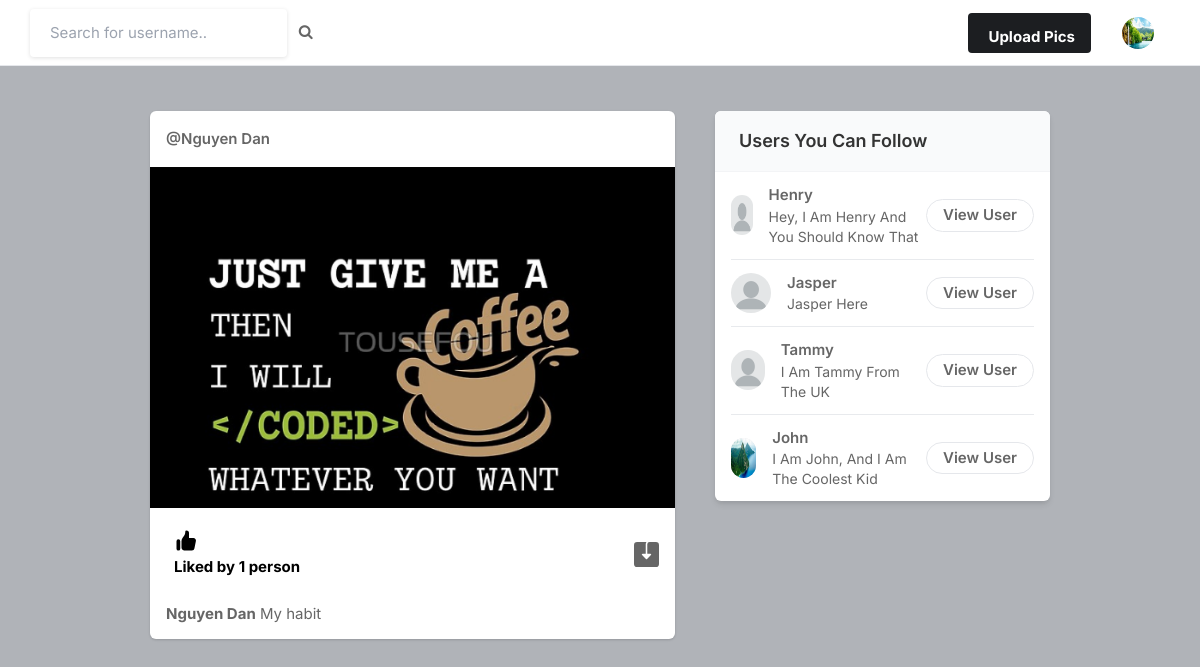
Page / (signed in) on the committed database.
### core/models.py (models this page shows, shortened)
class Profile(models.Model):
    user = models.ForeignKey(User, on_delete=models.CASCADE)
    id_user = models.IntegerField()
    bio = models.TextField(blank=True)
    profileimg = models.ImageField(upload_to='profile_images', default='blank-profile-picture.png')
    location = models.CharField(max_length=100, blank=True)

class Post(models.Model):
    id = models.UUIDField(primary_key=True, default=uuid.uuid4)
    user = models.CharField(max_length=100)
    image = models.ImageField(upload_to='post_images')
    caption = models.TextField()
    created_at = models.DateTimeField(default=datetime.now)
    no_of_likes = models.IntegerField(default=0)

### core/views.py (the view)
# urls.py: path('', views.index, name='index'),
@login_required(login_url='signin')
def index(request):
    user_object = User.objects.get(username=request.user.username)
    user_profile = Profile.objects.get(user=user_object)
    user_following_list = []
    feed = []
    user_following = FollowersCount.objects.filter(follower=request.user.username)
    for users in user_following:
        user_following_list.append(users.user)
    for usernames in user_following_list:
        feed_lists = Post.objects.filter(user=usernames)
        feed.append(feed_lists)
    feed_list = list(chain(*feed))
    all_users = User.objects.all()
    user_following_all = []
    for user in user_following:
        user_list = User.objects.get(username=user.user)
        user_following_all.append(user_list)
    new_suggestions_list = [x for x in list(all_users) if (x not in list(user_following_all))]
    current_user = User.objects.filter(username=request.user.username)
    final_suggestions_list = [x for x in list(new_suggestions_list) if ( x not in list(current_user))]
    random.shuffle(final_suggestions_list)
    username_profile = []
    username_profile_list = []
    for users in final_suggestions_list:
        username_profile.append(users.id)
    for ids in username_profile:
        profile_lists = Profile.objects.filter(id_user=ids)
        username_profile_list.append(profile_lists)
    suggestions_username_profile_list = list(chain(*username_profile_list))
    return render(request, 'index.html', {'user_profile': user_profile, 'posts':feed_list, 'suggestions_username_profile_list': suggestions_username_profile_list[:4]})

### templates/index.html (shortened to what this page needs)
{% load static %}
<!DOCTYPE html>
<html lang="en">
<head>
    <link rel="stylesheet" href="{% static 'assets/css/icons.css' %}">
    <link rel="stylesheet" href="{% static 'assets/css/uikit.css' %}">
    <link rel="stylesheet" href="{% static 'assets/css/style.css' %}">
    <link rel="stylesheet" href="{% static 'assets/css/tailwind.css' %}">
    <link rel="stylesheet" href="https://cdnjs.cloudflare.com/ajax/libs/font-awesome/4.7.0/css/font-awesome.min.css">
</head>
<body>
            <header>
                <div class="header_inner">
                    <form action="/search" method="POST">
                    <div class="left-side">
                            <input type="text" name="username" placeholder="Search for username..">&nbsp; &nbsp;
                            <button type="submit"><i class="fa fa-search fa-1x"></i></button>
                    </div>
                    </form>
                    <div class="right-side lg:pr-4">
                        <a href="#"
                            class="bg-pink-500 flex font-bold hidden hover:bg-pink-600 hover:text-white inline-block items-center lg:block max-h-10 mr-4 px-4 py-2 rounded shado text-white">
                              Upload Pics
                        </a>
                        <a href="#">
                            <img src="{{user_profile.profileimg.url}}" class="header-avatar" alt="">
                        </a>
                    </div>
                </div>
            </header>
            <div class="container m-auto">
                <div class="lg:flex justify-center lg:space-x-10 lg:space-y-0 space-y-5">
                    <div class="space-y-5 flex-shrink-0 lg:w-7/12">
                        {% for post in posts reversed %}
                        <div class="bg-white shadow rounded-md  -mx-2 lg:mx-0">
                            <div class="flex justify-between items-center px-4 py-3">
                                <div class="flex flex-1 items-center space-x-4">
                                    <span class="block font-semibold "><a href="/profile/{{post.user}}">@{{post.user}}</a></span>
                                </div>
                              <div>
                                <a href="#"> <i class="icon-feather-more-horizontal text-2xl hover:bg-gray-200 rounded-full p-2 transition -mr-1 "></i> </a>
                              </div>
                            </div>
                            <div uk-lightbox>
                                <a href="{{post.image.url}}">
                                    <img src="{{post.image.url}}" alt="">
                                </a>
                            </div>
                            <div class="py-3 px-4 space-y-3">
                                <div class="flex space-x-4 lg:font-bold">
                                    <a href="/like-post?post_id={{post.id}}" class="flex items-center space-x-2">
                                        <div class="p-2 rounded-full text-black">
                                            {% if post.no_of_likes == 0 %}
                                            <p>No likes</p>
                                            {% elif post.no_of_likes == 1 %}
                                            <p>Liked by {{post.no_of_likes}} person</p>
                                            {% else %}
                                            <p>Liked by {{post.no_of_likes}} people</p>
                                            {% endif %}
                                        </div>
                                    </a>
                                    <a href="{{post.image.url}}" class="flex items-center space-x-2 flex-1 justify-end" download>
                                    </a>
                                </div>
                                <p>
                                    <a href="/profile/{{post.user}}"><strong>{{post.user}}</strong></a> {{post.caption}}
                                </p>
                            </div>
                        </div>
                        {% endfor %}
                    </div>
                    <div class="lg:w-5/12">
                        <div class="bg-white  shadow-md rounded-md overflow-hidden">
                            <div class="bg-gray-50  border-b border-gray-100 flex items-baseline justify-between py-4 px-6 ">
                                <h2 class="font-semibold text-lg">Users You Can Follow</h2>
                            </div>
                            <div class="divide-gray-300 divide-gray-50 divide-opacity-50 divide-y px-4 ">
                                {% for suggestion in suggestions_username_profile_list %}
                                <div class="flex items-center justify-between py-3">
                                    <div class="flex flex-1 items-center space-x-4">
                                        <a href="/profile/{{suggestion.user}}">
                                            <img src="{{suggestion.profileimg.url}}" class="bg-gray-200 rounded-full w-10 h-10">
                                        </a>
                                        <div class="flex flex-col">
                                            <span class="block capitalize font-semibold"> {{suggestion.user}} </span>
                                            <span class="block capitalize text-sm"> {{suggestion.bio}} </span>
                                        </div>
                                    </div>
                                    <a href="/profile/{{suggestion.user}}" class="border border-gray-200 font-semibold px-4 py-1 rounded-full hover:bg-pink-600 hover:text-white hover:border-pink-600 "> View User </a>
                                </div>
                                {% endfor %}
                            </div>
                        </div>
                    </div>
                </div>
            </div>
</body>
</html>

### static/assets/css/style.css (style rules this page uses)
body { background-color: #B0B3B8!important; }
button { vertical-align: middle; }
input { height: 48px; line-height: 48px; padding: 0 20px; outline: none; font-size: 15px; color: #808080; max-width: 100%; width: 100%; -webkit-box-sizing: border-box; box-sizing: border-box; display: block; font-weight: 400; opacity: 1; border-radius: 4px; border: none; -webkit-box-shadow: 0 1px 4px 0px rgba(0, 0, 0, 0.12); box-shadow: 0 1px 4px 0px rgba(0, 0, 0, 0.12); }
input[type="text"], input[type="password"], input[type="email"], input[type="number"] { height: 48px; line-height: 48px; padding: 0 20px; outline: none; font-size: 15px; color: #808080; max-width: 100%; width: 100%; -webkit-box-sizing: border-box; box-sizing: border-box; display: block; font-weight: 400; opacity: 1; border-radius: 4px; border: none; -webkit-box-shadow: 0 1px 4px 0px rgba(0, 0, 0, 0.12); box-shadow: 0 1px 4px 0px rgba(0, 0, 0, 0.12); }
input { -webkit-transition: all 0.1s ease-in-out; transition: all 0.1s ease-in-out; }
::placeholder { color: #808080; opacity: 1; }
button { border: none; margin: 0; padding: 0; width: auto; overflow: visible; background: transparent; color: inherit; font: inherit; line-height: normal; cursor: pointer; }
a { color: #be185d; -webkit-transition: 0.3s; transition: 0.3s; outline: none !important; }
button { outline: none !important; }
img { max-width: 100%; }
body { color: #666; font-size: 15px; line-height: 27px; background-color: #f0f2f5; font-family: "Inter", sans-serif; text-transform: none; }
body p { font-size: 15px; line-height: 27px; }
h1, h2, h3, h4, h5, h6 { font-family: "Inter", sans-serif; text-transform: none; }
input[type="text"], input[type="password"], input[type="email"] { font-family: "Inter", sans-serif; text-transform: none; }
button, body .pac-container { font-family: "Inter", sans-serif; text-transform: none; }
h1, h2, h3, h4, h5, h6 { color: #333; font-weight: 500; margin: 0; padding: 0; }
h2 { font-size: 26px; }
b, strong { font-weight: 700 !important; }
@media (min-width: 1024px) { .container { max-width: 900px !important; padding-top: 45px; } }
header { background-color: #fff; left: 0; right: 0; top: 0; z-index: 99; height: 66px; display: -webkit-box; display: -ms-flexbox; display: flex; -webkit-box-align: center; -ms-flex-align: center; align-items: center; border-bottom: 1px solid #e5e7eb; }
header .header_inner { display: -webkit-box; display: -ms-flexbox; display: flex; -webkit-box-align: center; -ms-flex-align: center; align-items: center; max-width: 1090px; margin: auto; width: 100%; max-width: 100% !important; padding: 0 30px; }
header .header_inner .left-side { display: -webkit-box; display: -ms-flexbox; display: flex; -webkit-box-align: center; -ms-flex-align: center; align-items: center; }
header .header_inner .right-side { display: -webkit-box; display: -ms-flexbox; display: flex; -webkit-box-align: center; -ms-flex-align: center; align-items: center; -webkit-box-pack: end; -ms-flex-pack: end; justify-content: flex-end; margin-left: auto; }
header .header_inner .right-side .header-avatar { width: 32px; height: 32px; border-radius: 100%; margin-left: 15px; }

### rows in the picture
Profile: profileimg (picture)
Post: user "Nguyen Dan", image (picture), no_of_likes "1", caption "My habit"
Profile: profileimg (placeholder picture), user "Henry", bio "Hey, I Am Henry And You Should Know That"
Profile: profileimg (placeholder picture), user "Jasper", bio "Jasper Here"
Profile: profileimg (placeholder picture), user "Tammy", bio "I Am Tammy From The UK"
Profile: profileimg (picture), user "John", bio "I Am John, And I Am The Coolest Kid"
